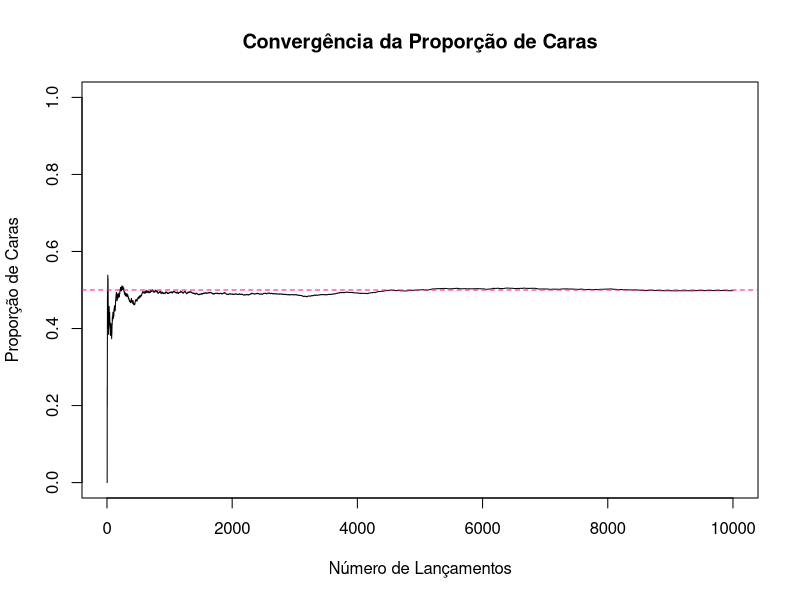
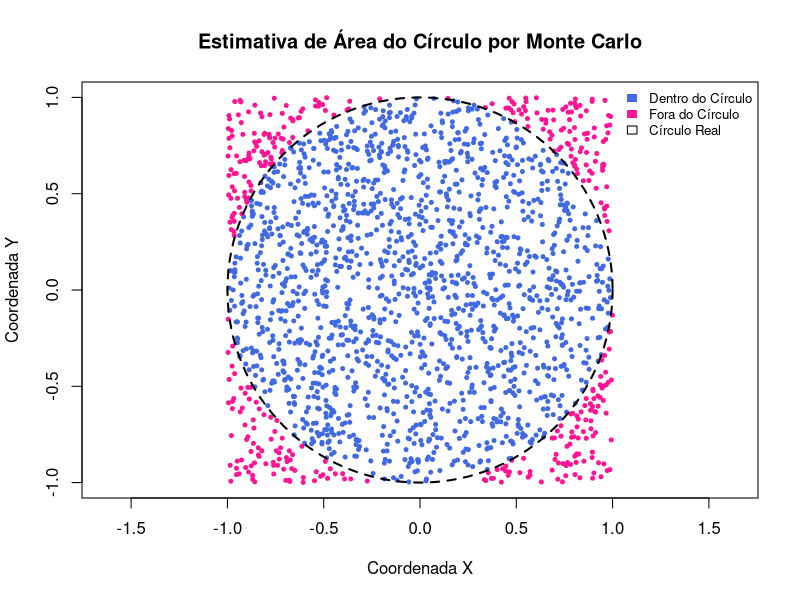

Source code (R) for these figures, in order: (Note: this script raises an error after producing the figures.)
## ---- chunk 1
set.seed(123)

# Número de lançamentos
n_lancamentos <- 10000

# Simular lançamentos de moeda (0 = coroa, 1 = cara)
resultados <- sample(c(0, 1), size = n_lancamentos, replace = TRUE)

# Calcular a proporção de caras
proporcao_caras <- sum(resultados) / n_lancamentos

cat("Número de lançamentos:", n_lancamentos, "\n")
cat("Proporção de caras simulada:", proporcao_caras, "\n")

# Para ver a convergência ao longo do tempo (Lei dos Grandes Números)
proporcoes_acumuladas <- cumsum(resultados) / (1:n_lancamentos)

plot(proporcoes_acumuladas, type = "l",
     main = "Convergência da Proporção de Caras",
     xlab = "Número de Lançamentos",
     ylab = "Proporção de Caras",
     ylim = c(0, 1))
abline(h = 0.5, col = "deeppink", lty = 2)
## ---- chunk 2
# Define a semente para garantir reprodutibilidade dos resultados
set.seed(123)

# Definir o número de pontos 
n_pontos <- 10000

# Gerar coordenadas X e Y aleatórias para os pontos dentro do quadrado [-1, 1] x [-1, 1]
x_coords <- runif(n_pontos, min = -1, max = 1)
y_coords <- runif(n_pontos, min = -1, max = 1)

# Calcular a distância ao quadrado até a origem para cada ponto
distancia_ao_quadrado <- x_coords^2 + y_coords^2

# Contar quantos pontos caem dentro do círculo de raio 1
pontos_dentro_circulo <- sum(distancia_ao_quadrado <= 1)

# Calcular a proporção de pontos dentro do círculo
proporcao_no_circulo <- pontos_dentro_circulo / n_pontos

# Estimar a área do círculo (área do quadrado é 4)
area_circulo_estimada <- proporcao_no_circulo * 4

# Mostrar resultados
cat("Total de pontos jogados:", n_pontos, "\n")
cat("Pontos que caíram dentro do círculo:", pontos_dentro_circulo, "\n")
cat("Proporção de pontos dentro do círculo:", proporcao_no_circulo, "\n")
cat("Estimativa da Área do Círculo (ou Pi):", area_circulo_estimada, "\n")
cat("Valor real de Pi (Área do Círculo de raio 1):", pi, "\n")
## ---- chunk 3
# Para visualização, limitar a quantidade de pontos no gráfico (ex: 2000)
indices_para_plot <- sample(1:n_pontos, min(n_pontos, 2000))

# Plotar os pontos: azul se dentro do círculo, vermelho se fora
plot(x_coords[indices_para_plot], y_coords[indices_para_plot],
     pch = 20, cex = 0.8,
     col = ifelse(distancia_ao_quadrado[indices_para_plot] <= 1, "royalblue", "deeppink"),
     main = "Estimativa de Área do Círculo por Monte Carlo",
     xlab = "Coordenada X", ylab = "Coordenada Y",
     xlim = c(-1, 1), ylim = c(-1, 1),
     asp = 1)  # asp=1 para eixos com mesma escala

# Adicionar o contorno do círculo real
symbols(x = 0, y = 0, circles = 1, add = TRUE, inches = FALSE,
        col = NA, border = "black", lty = 2, lwd = 2)

# Legenda
legend("topright", c("Dentro do Círculo", "Fora do Círculo", "Círculo Real"),
       fill = c("royalblue", "deeppink", NA), border = c(NA, NA, "black"),
       bty = "n", cex = 0.8)
## ---- chunk 4
# Definindo parâmetros
n_tentativas <- 10
prob_sucesso <- 0.5
n_experimentos <- 100
## ---- chunk 5
# Simula 100 experimentos da binomial(n = 10, p = 0.5)
resultados <- rbinom(n_experimentos, size = n_tentativas, prob = prob_sucesso)
## ---- chunk 6
# Probabilidade de sair exatamente 5 caras em 10 lançamentos
dbinom(5, size = 10, prob = 0.5)
## ---- chunk 7
# Probabilidade de sair 5 ou menos caras em 10 lançamentos
pbinom(5, size = 10, prob = 0.5)
## ---- chunk 8
# Qual o menor número de sucessos tal que a probabilidade acumulada seja ao menos 0.8?
qbinom(0.8, size = 10, prob = 0.5)
## ---- chunk 9
observado <- matrix(c(
  2, 3, 3, 4, 0, 0,   # Dado de 4 faces
  2, 1, 2, 3, 2, 1    # Dado de 6 faces
), nrow = 2, byrow = TRUE)

rownames(observado) <- c("Dado de 4 faces", "Dado de 6 faces")
colnames(observado) <- paste0("Face ", 1:6)

observado_df <- as.data.frame(observado) %>%
  rownames_to_column("X / Y") %>%
  mutate(Total = rowSums(select(., starts_with("Face"))))

totais_colunas <- colSums(observado_df[,-1])  
linha_total <- c("Total", as.numeric(totais_colunas))
observado_df <- rbind(observado_df, linha_total)

observado_df %>%
  kbl(align = 'c', format = knitr::opts_knit$get("rmarkdown.pandoc.to"), 
      booktabs = TRUE) %>% 
  kable_styling(
    bootstrap_options = if (knitr::is_html_output()) c("striped","hover", 
                            "bordered", "condensed") else NULL, 
    latex_options = if (knitr::is_latex_output()) c("striped", "hold_position") 
    else NULL) %>% 
  row_spec(0, bold = TRUE,
           color = if (knitr::is_latex_output()) "black" else "white", 
           background = if (knitr::is_latex_output()) "#D3D3D3" else "firebrick")
## ---- chunk 10
n <- sum(observado)
linha_totais <- rowSums(observado)
coluna_totais <- colSums(observado)

esperado <- outer(linha_totais, coluna_totais, FUN = function(r, c) r * c / n)
rownames(esperado) <- rownames(observado)
colnames(esperado) <- colnames(observado)
esperado <- round(esperado, 2)

esperado_df <- as.data.frame(esperado) %>%
  rownames_to_column("X / Y") %>%
  mutate(Total = rowSums(across(where(is.numeric))))

totais_colunas <- colSums(select(esperado_df, where(is.numeric)))

# Criar linha total com os mesmos tipos de dados
linha_total <- tibble(
  `X / Y` = "Total",
  !!!as.list(totais_colunas)
)

esperado_df <- bind_rows(esperado_df, linha_total)

esperado_df %>%
  kbl(align = 'c', format = knitr::opts_knit$get("rmarkdown.pandoc.to"), 
      booktabs = TRUE) %>% 
  kable_styling(
    bootstrap_options = if (knitr::is_html_output()) c("striped","hover", 
                            "bordered", "condensed") else NULL, 
    latex_options = if (knitr::is_latex_output()) c("striped", "hold_position") 
    else NULL) %>% 
  row_spec(0, bold = TRUE,
           color = if (knitr::is_latex_output()) "black" else "white", 
           background = if (knitr::is_latex_output()) "#D3D3D3" else "firebrick")
## ---- chunk 11
qui_obs <- sum((observado - esperado)^2 / esperado)
qui_obs
## ---- chunk 12
set.seed(123)

simular_qui <- function(n_sim = 100, n_obs = 23) {
  qui_sim <- numeric(n_sim)
  
  for (i in 1:n_sim) {
    # Gerando X ~ unif{4, 6}
    x <- sample(c(4, 6), size = n_obs, replace = TRUE)
    
    # Para cada xi, gerar y ~ unif{1, ..., xi}
    y <- mapply(function(xi) sample(1:xi, 1), xi = x)
    
    # Tabela com valores simulados
    tabela_sim <- table(factor(x, levels = c(4, 6)), factor(y, levels = 1:6))
    
    # Totais marginais e esperados (para o cálculo de valor esperado)
    linha_totais <- rowSums(tabela_sim)
    coluna_totais <- colSums(tabela_sim)
    total <- sum(tabela_sim)
    
    esperado_sim <- outer(linha_totais, coluna_totais, FUN = function(r, c) r * c / total)
    
    # Calcular Q² apenas nas células com esperado > 0
    valido <- esperado_sim > 0
    Q2 <- sum((tabela_sim[valido] - esperado_sim[valido])^2 / esperado_sim[valido])
    
    qui_sim[i] <- Q2}
  
  return(qui_sim)}

qui_simulados <- simular_qui()
## ---- chunk 13
quantil_95 <- quantile(qui_simulados, 0.95)
quantil_95
## ---- chunk 14
hist(qui_simulados)
## ---- chunk 15
qui_obs > quantil_95
